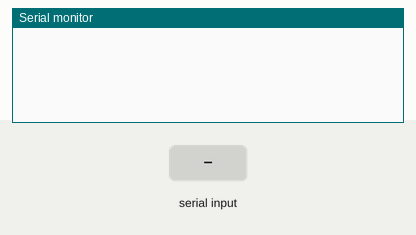
Bench run of a sketch on a simulated ESP32. Shown: the last lines printed to the serial monitor. The test bench sets the inputs (shaded band).

Above: at 1.2 s.
1.3 s: "90,45\n" received over Serial
At 2.4 s:
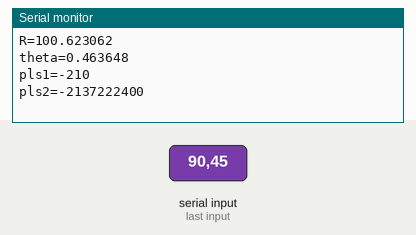
2.8 s: "30,150\n" received over Serial
At 3.5 s:
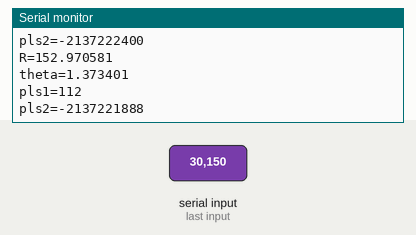

The sketch:

change_of_coordinate.ino
```cpp
#include <AccelStepper.h>
#include <MultiStepper.h>
#include <math.h>
#define INNERSENSOR 15  //黃
#define OUTERSENSOR 4   //橘
#define DIAMETER 276.0
#define AV_LOOP_STEP 1800.0  //平均每圈步數
AccelStepper inner(1, 22, 23);
AccelStepper outer(1, 18, 19);
MultiStepper steppers;
struct XY {
  float X;
  float Y;
};
struct Rtheta {
  float radi;
  float theta;
};
struct twoPLS {
  int inner;
  int outer;
};

Rtheta xy_to_rtheta(XY coor);       //直角到極座標
twoPLS rtheta_to_pls(Rtheta pole);  //極座標到步進座標

void setup() {
  Serial.begin(115200);
  pinMode(INNERSENSOR, INPUT_PULLUP);
  pinMode(OUTERSENSOR, INPUT_PULLUP);
  inner.setMaxSpeed(1000.0);
  inner.setMinPulseWidth(40);
  inner.setCurrentPosition(0);
  outer.setMaxSpeed(1000.0);
  outer.setMinPulseWidth(40);
  outer.setCurrentPosition(0);
  steppers.addStepper(inner);
  steppers.addStepper(outer);
}

void loop() {
  struct XY test;
  char* space_add;
  int index = 0;
  int b0 = Serial.available();
  char c0[20] = "";
  char num1[10] = "";
  char num2[10] = "";
  if (b0 > 0) {
    Serial.readBytes(c0, b0);
    for (int i = 0; i <= strlen(c0); i++) {
      if (c0[i] != ' ' & c0[i] != ',') {
        if (index == 0) {
          num1[i] = c0[i];
        } else {
          num2[i - index - 1] = c0[i];
        }
      } else {
        index = i;
        test.X = atof(num1);
      }
    }
    test.Y = atof(num2);
    //Serial.printf("check\n");
    struct Rtheta outcome1 = xy_to_rtheta(test);
    struct twoPLS outcome = rtheta_to_pls(xy_to_rtheta(test));
    Serial.printf("R=%f\n", outcome1.radi);
    Serial.printf("theta=%f\n", outcome1.theta);
    Serial.printf("pls1=%d\n", outcome.inner);
    Serial.printf("pls2=%d\n", outcome.outer);
  }
}

Rtheta xy_to_rtheta(XY coor) {
  struct Rtheta temp;
  temp.radi = sqrt(sq(coor.X) + sq(coor.Y));
  if (coor.X < 0) temp.theta = atan(coor.Y / coor.X) + PI;
  else temp.theta = atan(coor.Y / coor.X);
  return temp;
}

twoPLS rtheta_to_pls(Rtheta pole) {
  struct twoPLS temp;
  float inner = (pole.theta - acos(pole.radi / DIAMETER)) * AV_LOOP_STEP / 2 / PI;
  float outer = (2.0 * pole.theta) * AV_LOOP_STEP / 2.0 / PI - temp.inner;
  temp.inner = round(inner);
  temp.outer = round(outer);
  return temp;
}
```

Measured:
- after the input at 1.3 s, the serial monitor: prints a new line at once (image 1)
- after the input at 2.8 s, the serial monitor: prints a new line at once (image 2)
